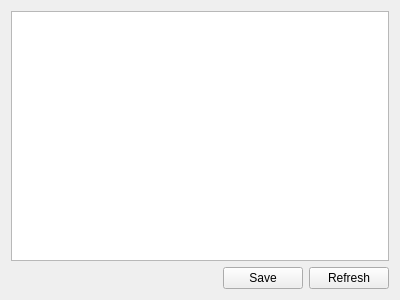
<?xml version="1.0" encoding="UTF-8"?>
<ui version="4.0">
 <class>FSWidget</class>
 <widget class="QWidget" name="FSWidget">
  <property name="geometry">
   <rect>
    <x>0</x>
    <y>0</y>
    <width>400</width>
    <height>300</height>
   </rect>
  </property>
  <property name="windowTitle">
   <string>Form</string>
  </property>
  <layout class="QVBoxLayout" name="verticalLayout">
   <item>
    <widget class="TreeWidget" name="treeWidget">
     <property name="acceptDrops">
      <bool>true</bool>
     </property>
     <attribute name="headerVisible">
      <bool>false</bool>
     </attribute>
     <column>
      <property name="text">
       <string notr="true">1</string>
      </property>
     </column>
    </widget>
   </item>
   <item>
    <layout class="QHBoxLayout" name="horizontalLayout_5">
     <item>
      <spacer name="horizontalSpacer_3">
       <property name="orientation">
        <enum>Qt::Horizontal</enum>
       </property>
       <property name="sizeHint" stdset="0">
        <size>
         <width>40</width>
         <height>20</height>
        </size>
       </property>
      </spacer>
     </item>
     <item>
      <widget class="QPushButton" name="btSave">
       <property name="text">
        <string>Save</string>
       </property>
      </widget>
     </item>
     <item>
      <widget class="QPushButton" name="btSdCardRefresh">
       <property name="text">
        <string>Refresh</string>
       </property>
      </widget>
     </item>
    </layout>
   </item>
  </layout>
 </widget>
 <customwidgets>
  <customwidget>
   <class>TreeWidget</class>
   <extends>QTreeWidget</extends>
   <header>treewidget.h</header>
  </customwidget>
 </customwidgets>
 <resources/>
 <connections/>
</ui>
